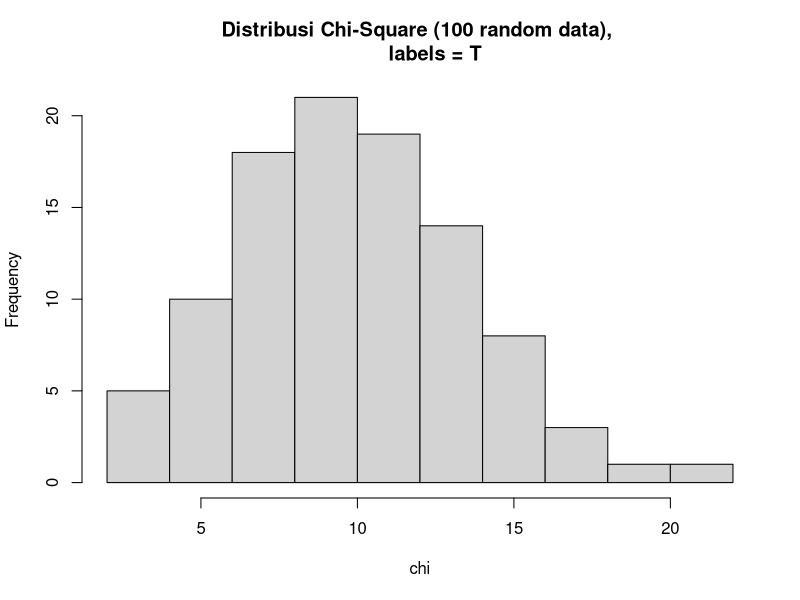

The R script that drew this image:
#Diketahui nilai x = 2 dan v = 10. Tentukan:

#a. Fungsi Probabilitas dari Distribusi Chi-Square.

x <- 2
v <- 10
dchisq(x,v,ncp = 0)

#b. Histogram dari Distribusi Chi-Square dengan 100 data random.
set.seed(0);
n <- 100
chi <- rchisq(100,v)

hist(chi, 
     main="Distribusi Chi-Square (100 random data), 
     labels = T")